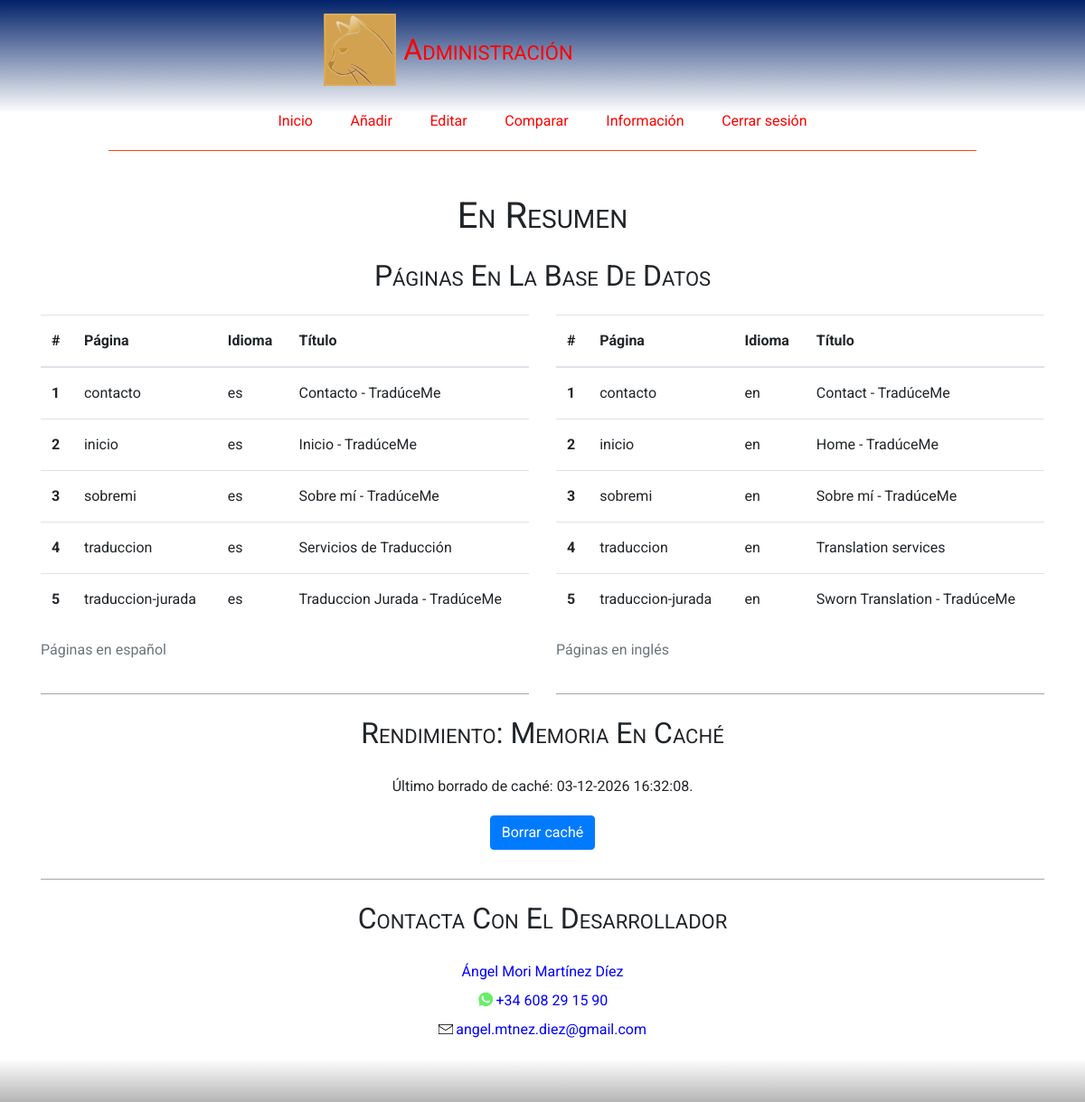
/tm_admin/info.php (signed in), run on the app's committed database.
### tables this page shows
CREATE TABLE `tm_page` (
  `page_name` varchar(40) NOT NULL,
  `lang` varchar(2) NOT NULL,
  `title` varchar(70) NOT NULL,
  `content` longtext NOT NULL
);

### model/db/traduceme/conexion.php (called while the page is built, shortened)
<?php
class Conexion
{
    public function __construct()
    {
        $this->conn = new mysqli(BD_HOST, BD_USER, BD_PW, BD_NAME);
    }
}
class Consulta extends Conexion
{
    private function anyRowAffected()
    {
        return true;
    }
    public function getPaginas($page_name = null, $lang = null)
    {
        if ($page_name != null) {
            if ($lang != null)
                $select = "SELECT * FROM tm_page WHERE page_name = '$page_name' and lang = '$lang' ORDER BY page_name, lang ;";
            else
                $select = "SELECT * FROM tm_page WHERE page_name = '$page_name' ORDER BY page_name, lang ;";
        } elseif ($lang != null) {
            $select = "SELECT * FROM tm_page WHERE lang = '$lang' ORDER BY page_name, lang ;";
        } else {
            $select = "SELECT * FROM tm_page ORDER BY page_name, lang ;";
        }
        $resultados = $this->conn->query($select);
        return $resultados->fetch_all(MYSQLI_ASSOC);
    }
}

### tm_admin/adminFunctions.php (the view, shortened to what this page needs)
<?php
function tabularMatrizN($matrizDatos, $arrayCabeceras = null, $clase = '', $caption = '')
{
    $tabla = "<table class='$clase'>
                <caption>$caption</caption>
                <thead>";
    if (is_array($arrayCabeceras)) {
        $maxCols = count($arrayCabeceras);
        $tabla .=  "<tr>";
        $tabla .=  "<th>#</th>";
        foreach ($arrayCabeceras as $th) {
            $tabla .=  "<th>$th</th>";
        }
        $tabla .=  "<tr>";
    }
    $tabla .= "</thead><tbody>";
    $row = 1;
    foreach ($matrizDatos as $fila) {
        $tabla .=  '<tr><th>' . $row++ . '</th>';
        $col = 0;
        foreach ($fila as $celda) {
            if ($maxCols <= $col) {
                break;
            }
            $col++;
            $tabla .=  "<td>" . $celda . "</td>";
        }
        $tabla .=  '</tr>';
    }
    $tabla .=  "</tbody></table>";
    return $tabla;
}

### tm_admin/info.php (shortened to what this page needs)
<?php
require_once 'adminFunctions.php';
require_once '../model/form_control.php';
require_once '../model/db/traduceme/conexion.php';
$tituloPaginaAdmin = "En resumen";
$errores = '';
try {
    $conn = new Consulta();
    $paginasES = $conn->getPaginas('', 'es');
    $paginasEN = $conn->getPaginas('', 'en');
    $tablaES = tabularMatrizN($paginasES, ['Página', 'Idioma', 'Título',], 'table caption-top', 'Páginas en español');
    $tablaEN = tabularMatrizN($paginasEN, ['Página', 'Idioma', 'Título',], 'table caption-top', 'Páginas en inglés');
} catch (BDException $e) {
    $errores .= "<p class='m-0'>" . $e->getMessage() . "</p>";
} catch (Exception $e) {
    $errores .= "<p class='m-0'>" . $e->getMessage() . "</p>";
}
$rutaCache = '../cache/pages';
if (file_exists($rutaCache))
    $fechaCache = date("d-m-Y H:i:s", filectime($rutaCache));
else
    $fechaCache = 'NO DATA';
?>
<!DOCTYPE html>
<html lang="es">
<head>
</head>
<?php
include('_partials/cabecera.php');
?>
<div class="container mt-4">
    <h2 class="mb-4">Páginas en la base de datos</h2>
    <div class="row text-left">
        <div class="col-xs-12 col-md-6">
            <?php echo $tablaES ?>
            <hr class="clasic mb-0">
        </div>
        <div class="col-xs-12 col-md-6 ">
            <?php echo $tablaEN ?>
            <hr class="clasic mb-0">
        </div>
    </div>
</div>
<div class="container mt-4">
    <h2 class="mb-4 ">Rendimiento: memoria en caché</h2>
    <p>
        Último borrado de caché: <?php echo $fechaCache ?>.
    </p>
    <form method="post" action="">
        <div class="form-group center">
            <button name="noCache" type="submit" class="btn btn-primary mb-2">Borrar caché</button>
        </div>
    </form>
    <hr class="clasic mt-4">
</div>
<div class="container mt-4">
    <h2 class="mb-4 ">Contacta con el desarrollador</h2>
    <p>
    <ul class="list-unstyled">
        <li><a href="https://twitter.com/angelidito">Ángel Mori Martínez Díez</a></li>
        <li><a class="telefono" href="https://wa.me/34608291590?text=&iexcl;Hola%21%20Tengo%20tengo%20un%20problema%20con%20la%20web&hellip;">+34 608 29 15 90</a></li>
        <li><a class="email" href="mailto:angel.mtnez.diez@gmail.com">angel.mtnez.diez@gmail.com</a></li>
    </ul>
    </p>
</div>
</main>
<?php
include('_partials/pie.php');
?>

### tm_admin/_partials/cabecera.php (shortened to what this page needs)
<link rel="stylesheet" href="https://stackpath.bootstrapcdn.com/bootstrap/4.5.2/css/bootstrap.min.css">
<link rel="stylesheet" href="../assets/css/estructura.css">
</head>
<body id="<?php echo $id_admin_page ?>">
    <header>
        <div id="logoYTitulo">
            <a href="."> <img src="../img/logo.png" alt="logo" id="logoCabecera" class="logo">
            </a>
            <a href=".">
                <p id="tituloWeb" class="m-0">Administración</p>
            </a>
        </div>
        <ul id="menu">
            <li> <a href="cuidado.php">Inicio</a></li>
            <li> <a href="añadir.php">Añadir</a></li>
            <li> <a href="editar.php">Editar</a></li>
            <li> <a href="comparar.php">Comparar</a></li>
            <li> <a href="info.php">Información</a></li>
            <li> <a href="?cerrarSesion=">Cerrar sesión</a></li>
        </ul>
    </header>
    <main class="mt-4 pt-4 center">
        <div class="container">
            <h1><?php echo $tituloPaginaAdmin ?></h1>
        </div>

### tm_admin/_partials/pie.php (shortened to what this page needs)
<footer class="container-fluid center p-4">
</footer>
</body>
</html>

### assets/css/estructura.css (style rules this page uses)
* { font-family: 'Roboto', 'Lucida Sans', 'Lucida Sans Regular', 'Lucida Grande', 'Lucida Sans Unicode', Geneva, Verdana, sans-serif }
* { padding: 0; margin: 0; }
html { overflow-y: scroll visible; overflow-x: scroll visible; }
html, body { width: 100%; height: 100%; max-width: 100%; font-size: 16px; line-height: 2rem; }
body { -ms-overflow-style: none; scrollbar-width: none; }
h1, h2, h3, h4, h5, h6, .heading, #tituloWeb { line-height: normal; font-weight: normal; text-transform: capitalize; font-variant: small-caps; }
#tituloWeb { font-size: 2rem; }
hr { display: block; }
hr, hr.margarita { height: 200px; background: url(../../img/libroflorllave.jpg) fixed 100% 100%; background-size: cover; background-position: absolute; background-repeat: no-repeat; }
hr.clasic { height: 0px; border-top: 1px solid rgb(165, 165, 165); margin-top: 20px; margin-bottom: 20px; }
ul { padding-left: 0; }
.center { text-align: center; }
img { height: auto; width: auto; max-width: 100%; margin: 0; padding: 0; border: none; }
form, fieldset, legend { margin: 0; padding: 0; border: none; }
label, input, textarea, select, button { display: block; resize: none; outline: none; color: inherit; font-size: inherit; font-family: inherit; }
a { color: blue; text-decoration: none; }
.telefono { padding-left: 1.3em; background-image: url("../../img/icons/was.ico"); background-size: 1.1em auto; background-repeat: no-repeat; background-position-y: center; }
.email { padding-left: 1.2em; background-image: url("../../img/icons/sobre.ico"); background-size: 1em auto; background-repeat: no-repeat; background-position-y: center; }
body { display: grid; grid-template-columns: 1fr; grid-template-rows: min-content min-content min-content auto min-content min-content; grid-template-areas: 'cabecera''menú''migas''cuerpo''aside''pie'; }
header { grid-area: cabecera; background-color: white; align-items: center; width: 100%; height: min-content; display: flex; flex-wrap: wrap; flex-direction: column; justify-content: space-between; align-items: center; height: min-content; border-bottom: 1px solid #f40; }
header a { color: red; }
#logoYTitulo { width: 100%; display: flex; flex-direction: row-reverse; justify-content: space-between; align-items: center; }
#logoCabecera { height: 5rem; width: 5rem; margin: 0.5rem; }
#menu { display: none; grid-area: menú; list-style: none; margin: 0; padding: 0; width: 100%; height: max-content; text-align: center; flex-direction: column; }
#menu li { box-sizing: content-box; height: min-content; border-top: 1px solid #f40; }
#menu a, #menu .menu-li { display: block; padding-top: 1rem; padding-bottom: 1rem; text-decoration: none; }
main { grid-area: cuerpo; }
footer { background: linear-gradient(#fff, #B5B5B5); grid-area: pie; display: flex; flex-wrap: wrap-reverse; align-items: center; padding: 1rem calc(5% - 0.5rem) 0 calc(5% - 0.5rem); }
@media screen and (min-width: 630px) { #menu a { padding: 1rem 1.5rem; } }
@media screen and (min-width: 768px) { header { display: flex; flex-wrap: wrap; flex-direction: column; align-items: center; border-bottom: none; background: linear-gradient(#012169, #fff 75%); } }
@media screen and (min-width: 768px) { #logoYTitulo { width: max-content; display: flex; flex-direction: row; justify-items: flex-end; align-content: flex-end; margin-top: 7px; margin-right: 18%; } }
@media screen and (min-width: 768px) { #logoCabecera { margin-bottom: 7px; } }
@media screen and (min-width: 768px) { #menu { display: flex !important; grid-area: menú; list-style: none; margin: auto; padding: 0; width: max-content; height: max-content; text-align: center; flex-direction: row; width: 80%; justify-content: center; border-bottom: 1px solid #f40; } }
@media screen and (min-width: 768px) { #menu li { box-sizing: content-box; height: min-content; border: none; } }
@media screen and (min-width: 768px) { #menu a { padding: 1rem 1.3rem; } }
@media screen and (min-width: 768px) { #menu li:not(:last-child) { border-right: none; } }

### data on the page
tm_page: page_name "contacto", lang "es", title "Contacto - TradúceMe"
tm_page: page_name "inicio", lang "es", title "Inicio - TradúceMe"
tm_page: page_name "sobremi", lang "es", title "Sobre mí - TradúceMe"
tm_page: page_name "traduccion", lang "es", title "Servicios de Traducción"
tm_page: page_name "traduccion-jurada", lang "es", title "Traduccion Jurada - TradúceMe"
tm_page: page_name "contacto", lang "en", title "Contact - TradúceMe"
tm_page: page_name "inicio", lang "en", title "Home - TradúceMe"
tm_page: page_name "sobremi", lang "en", title "Sobre mí - TradúceMe"
tm_page: page_name "traduccion", lang "en", title "Translation services"
tm_page: page_name "traduccion-jurada", lang "en", title "Sworn Translation - TradúceMe"

### other printed values
$tituloPaginaAdmin "En Resumen"
$caption "Páginas en español Páginas en inglés"
$th "Página"
$th "Idioma"
$th "Título"
$fechaCache "03-12-2026 16:32:08"
